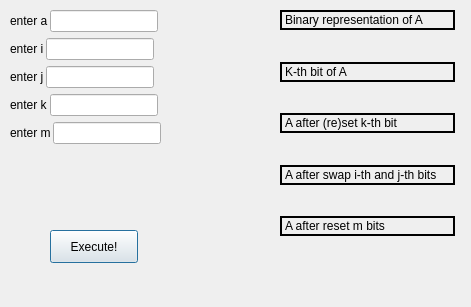
<?xml version="1.0" encoding="UTF-8"?>
<ui version="4.0">
 <class>Part1Dialog</class>
 <widget class="QDialog" name="Part1Dialog">
  <property name="geometry">
   <rect>
    <x>0</x>
    <y>0</y>
    <width>471</width>
    <height>307</height>
   </rect>
  </property>
  <property name="windowTitle">
   <string>Dialog</string>
  </property>
  <widget class="QPushButton" name="startButton">
   <property name="geometry">
    <rect>
     <x>50</x>
     <y>230</y>
     <width>88</width>
     <height>33</height>
    </rect>
   </property>
   <property name="text">
    <string>Execute!</string>
   </property>
  </widget>
  <widget class="QWidget" name="">
   <property name="geometry">
    <rect>
     <x>10</x>
     <y>10</y>
     <width>181</width>
     <height>201</height>
    </rect>
   </property>
   <layout class="QFormLayout" name="formLayout">
    <item row="0" column="0">
     <layout class="QHBoxLayout" name="horizontalLayout">
      <property name="spacing">
       <number>2</number>
      </property>
      <item>
       <widget class="QLabel" name="label">
        <property name="text">
         <string>enter a</string>
        </property>
       </widget>
      </item>
      <item>
       <widget class="QLineEdit" name="a_value"/>
      </item>
     </layout>
    </item>
    <item row="1" column="0">
     <layout class="QHBoxLayout" name="horizontalLayout_2">
      <property name="spacing">
       <number>2</number>
      </property>
      <item>
       <widget class="QLabel" name="label_2">
        <property name="text">
         <string>enter i</string>
        </property>
       </widget>
      </item>
      <item>
       <widget class="QLineEdit" name="i_value"/>
      </item>
     </layout>
    </item>
    <item row="2" column="0">
     <layout class="QHBoxLayout" name="horizontalLayout_3">
      <property name="spacing">
       <number>2</number>
      </property>
      <item>
       <widget class="QLabel" name="label_3">
        <property name="text">
         <string>enter j</string>
        </property>
       </widget>
      </item>
      <item>
       <widget class="QLineEdit" name="j_value"/>
      </item>
     </layout>
    </item>
    <item row="3" column="0">
     <layout class="QHBoxLayout" name="horizontalLayout_4">
      <property name="spacing">
       <number>2</number>
      </property>
      <item>
       <widget class="QLabel" name="label_4">
        <property name="text">
         <string>enter k</string>
        </property>
       </widget>
      </item>
      <item>
       <widget class="QLineEdit" name="k_value"/>
      </item>
     </layout>
    </item>
    <item row="4" column="0">
     <layout class="QHBoxLayout" name="horizontalLayout_5">
      <property name="spacing">
       <number>2</number>
      </property>
      <item>
       <widget class="QLabel" name="label_5">
        <property name="text">
         <string>enter m</string>
        </property>
       </widget>
      </item>
      <item>
       <widget class="QLineEdit" name="m_value"/>
      </item>
     </layout>
    </item>
   </layout>
  </widget>
  <widget class="QWidget" name="">
   <property name="geometry">
    <rect>
     <x>280</x>
     <y>10</y>
     <width>175</width>
     <height>252</height>
    </rect>
   </property>
   <layout class="QVBoxLayout" name="verticalLayout_6">
    <item>
     <layout class="QVBoxLayout" name="verticalLayout">
      <item>
       <widget class="QLabel" name="label_6">
        <property name="frameShape">
         <enum>QFrame::WinPanel</enum>
        </property>
        <property name="text">
         <string>Binary representation of A</string>
        </property>
       </widget>
      </item>
      <item>
       <widget class="QLabel" name="binaryRepresentation">
        <property name="text">
         <string/>
        </property>
       </widget>
      </item>
     </layout>
    </item>
    <item>
     <layout class="QVBoxLayout" name="verticalLayout_2">
      <item>
       <widget class="QLabel" name="label_7">
        <property name="frameShape">
         <enum>QFrame::WinPanel</enum>
        </property>
        <property name="text">
         <string>K-th bit of A</string>
        </property>
       </widget>
      </item>
      <item>
       <widget class="QLabel" name="k_bit">
        <property name="text">
         <string/>
        </property>
       </widget>
      </item>
     </layout>
    </item>
    <item>
     <layout class="QVBoxLayout" name="verticalLayout_4">
      <item>
       <widget class="QLabel" name="label_9">
        <property name="frameShape">
         <enum>QFrame::WinPanel</enum>
        </property>
        <property name="text">
         <string>A after (re)set k-th bit</string>
        </property>
       </widget>
      </item>
      <item>
       <widget class="QLabel" name="aAfterSetK">
        <property name="text">
         <string/>
        </property>
       </widget>
      </item>
     </layout>
    </item>
    <item>
     <layout class="QVBoxLayout" name="verticalLayout_3">
      <item>
       <widget class="QLabel" name="label_8">
        <property name="frameShape">
         <enum>QFrame::WinPanel</enum>
        </property>
        <property name="text">
         <string>A after swap i-th and j-th bits</string>
        </property>
       </widget>
      </item>
      <item>
       <widget class="QLabel" name="aAfterSwap">
        <property name="text">
         <string/>
        </property>
       </widget>
      </item>
     </layout>
    </item>
    <item>
     <layout class="QVBoxLayout" name="verticalLayout_5">
      <item>
       <widget class="QLabel" name="label_10">
        <property name="frameShape">
         <enum>QFrame::WinPanel</enum>
        </property>
        <property name="text">
         <string>A after reset m bits</string>
        </property>
       </widget>
      </item>
      <item>
       <widget class="QLabel" name="AAfterResetM">
        <property name="text">
         <string/>
        </property>
       </widget>
      </item>
     </layout>
    </item>
   </layout>
  </widget>
 </widget>
 <resources/>
 <connections/>
</ui>
